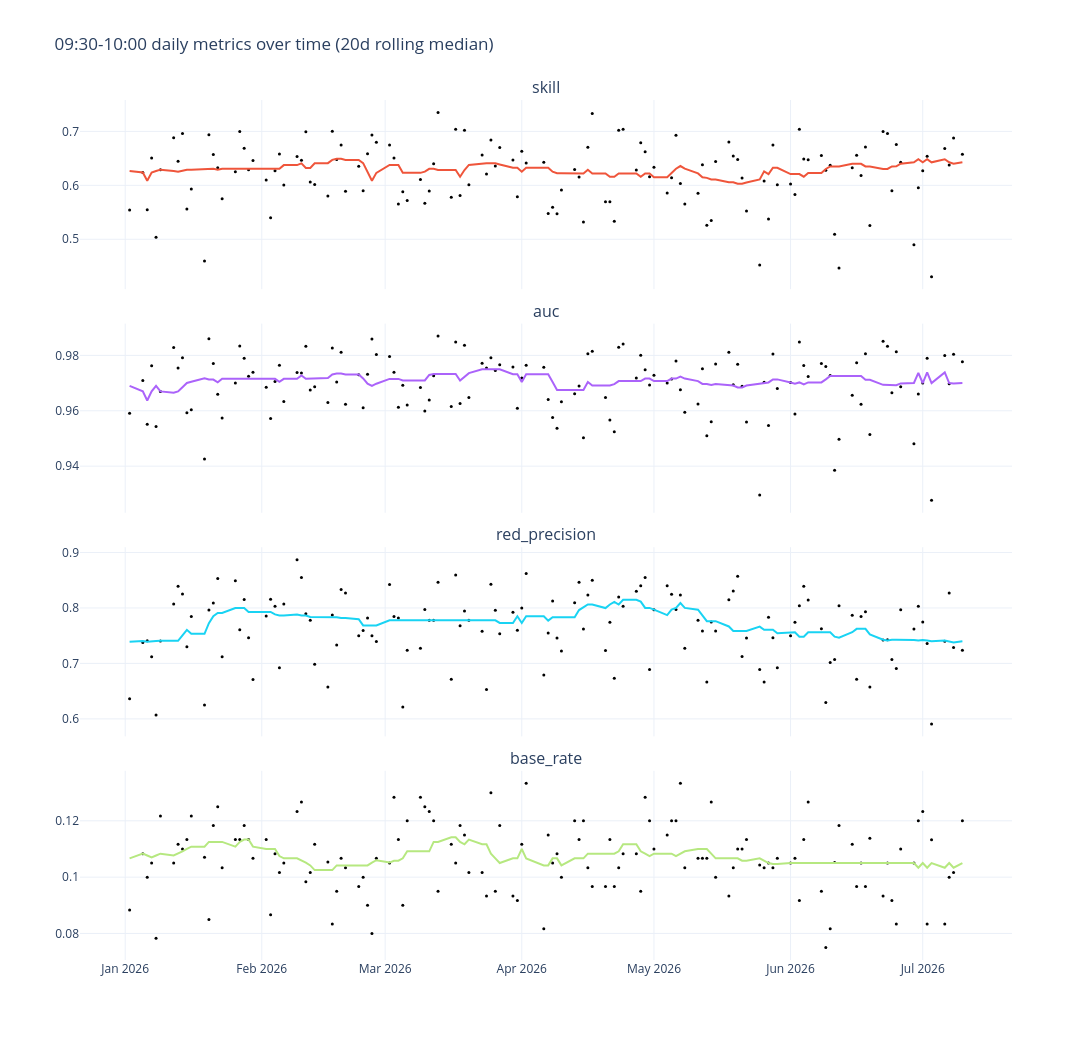

The notebook cell this image was saved under:
### Code cell
#pred = pd.read_parquet('data/stage-5/pred_fullspan_5c2raw_01-2025_6s.parquet')
ts = window_over_time(pred,  "09:30", "10:00")

### Figure 1 — Plotly figure (JSON) as saved in the notebook; plotly's stock layout.template omitted (floating-point values rounded to 4 significant figures; data arrays with more than 128 entries replaced by an {"elided": "..."} marker saying what was removed)
{"data": [{"marker": {"color": "black", "size": 3}, "mode": "markers", "name": "skill daily", "showlegend": false, "type": "scatter", "x": {"elided": "134 str values"}, "xaxis": "x", "y": {"elided": "134 float values"}, "yaxis": "y"}, {"line": {"width": 2}, "mode": "lines", "name": "skill 20d median", "showlegend": false, "type": "scatter", "x": {"elided": "134 str values"}, "xaxis": "x", "y": {"elided": "134 float values"}, "yaxis": "y"}, {"marker": {"color": "black", "size": 3}, "mode": "markers", "name": "auc daily", "showlegend": false, "type": "scatter", "x": {"elided": "134 str values"}, "xaxis": "x2", "y": {"elided": "134 float values"}, "yaxis": "y2"}, {"line": {"width": 2}, "mode": "lines", "name": "auc 20d median", "showlegend": false, "type": "scatter", "x": {"elided": "134 str values"}, "xaxis": "x2", "y": {"elided": "134 float values"}, "yaxis": "y2"}, {"marker": {"color": "black", "size": 3}, "mode": "markers", "name": "red_precision daily", "showlegend": false, "type": "scatter", "x": {"elided": "134 str values"}, "xaxis": "x3", "y": {"elided": "134 float values"}, "yaxis": "y3"}, {"line": {"width": 2}, "mode": "lines", "name": "red_precision 20d median", "showlegend": false, "type": "scatter", "x": {"elided": "134 str values"}, "xaxis": "x3", "y": {"elided": "134 float values"}, "yaxis": "y3"}, {"marker": {"color": "black", "size": 3}, "mode": "markers", "name": "base_rate daily", "showlegend": false, "type": "scatter", "x": {"elided": "134 str values"}, "xaxis": "x4", "y": {"elided": "134 float values"}, "yaxis": "y4"}, {"line": {"width": 2}, "mode": "lines", "name": "base_rate 20d median", "showlegend": false, "type": "scatter", "x": {"elided": "134 str values"}, "xaxis": "x4", "y": {"elided": "134 float values"}, "yaxis": "y4"}], "layout": {"annotations": [{"font": {"size": 16}, "showarrow": false, "text": "skill", "x": 0.5, "xanchor": "center", "xref": "paper", "y": 1, "yanchor": "bottom", "yref": "paper"}, {"font": {"size": 16}, "showarrow": false, "text": "auc", "x": 0.5, "xanchor": "center", "xref": "paper", "y": 0.74, "yanchor": "bottom", "yref": "paper"}, {"font": {"size": 16}, "showarrow": false, "text": "red_precision", "x": 0.5, "xanchor": "center", "xref": "paper", "y": 0.48, "yanchor": "bottom", "yref": "paper"}, {"font": {"size": 16}, "showarrow": false, "text": "base_rate", "x": 0.5, "xanchor": "center", "xref": "paper", "y": 0.22, "yanchor": "bottom", "yref": "paper"}], "height": 1040, "title": {"text": "09:30-10:00 daily metrics over time (20d rolling median)"}, "width": 2400, "xaxis": {"anchor": "y", "domain": [0, 1], "matches": "x4", "showticklabels": false}, "xaxis2": {"anchor": "y2", "domain": [0, 1], "matches": "x4", "showticklabels": false}, "xaxis3": {"anchor": "y3", "domain": [0, 1], "matches": "x4", "showticklabels": false}, "xaxis4": {"anchor": "y4", "domain": [0, 1]}, "yaxis": {"anchor": "x", "domain": [0.78, 1]}, "yaxis2": {"anchor": "x2", "domain": [0.52, 0.74]}, "yaxis3": {"anchor": "x3", "domain": [0.26, 0.48]}, "yaxis4": {"anchor": "x4", "domain": [0, 0.22]}}}
